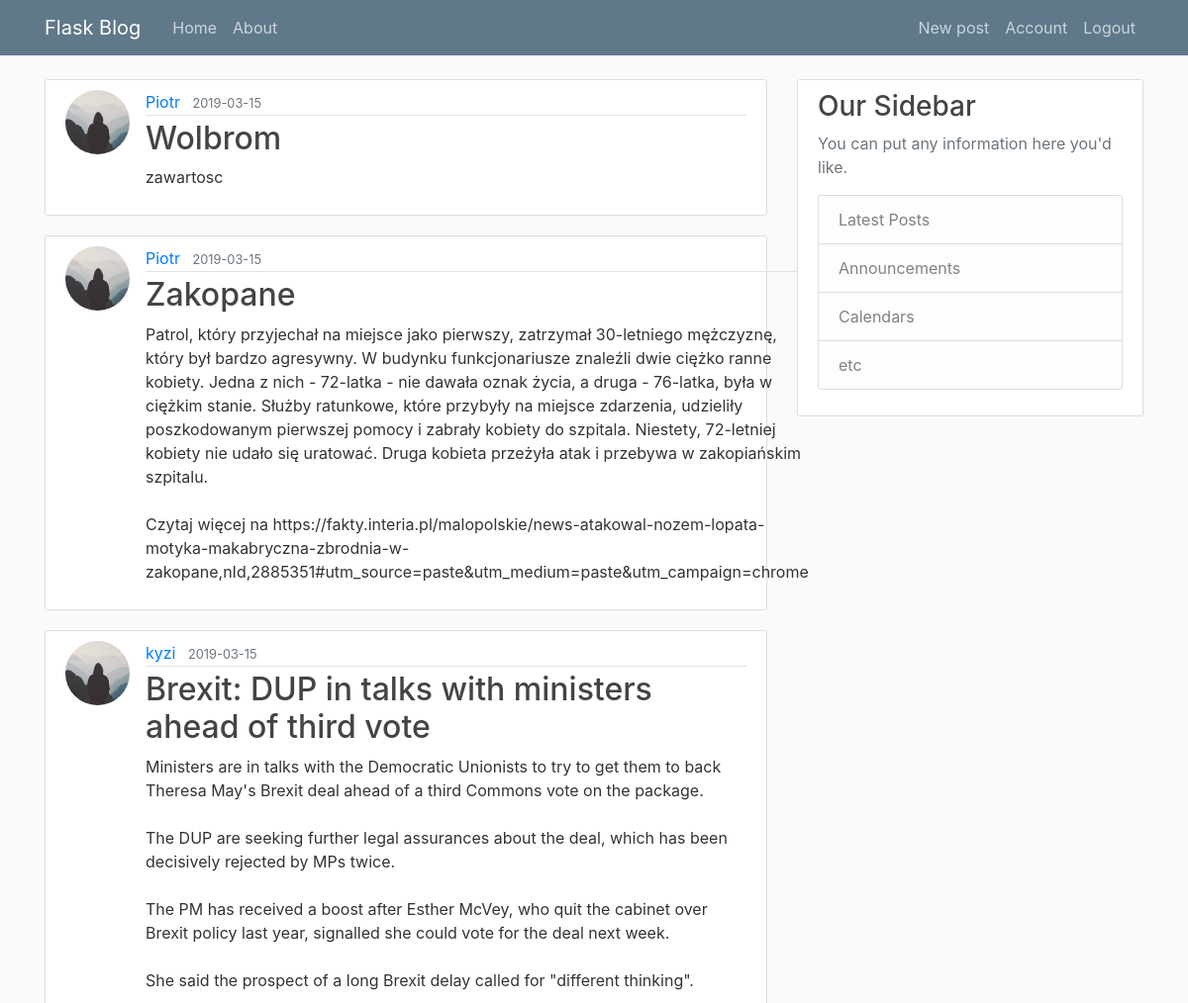
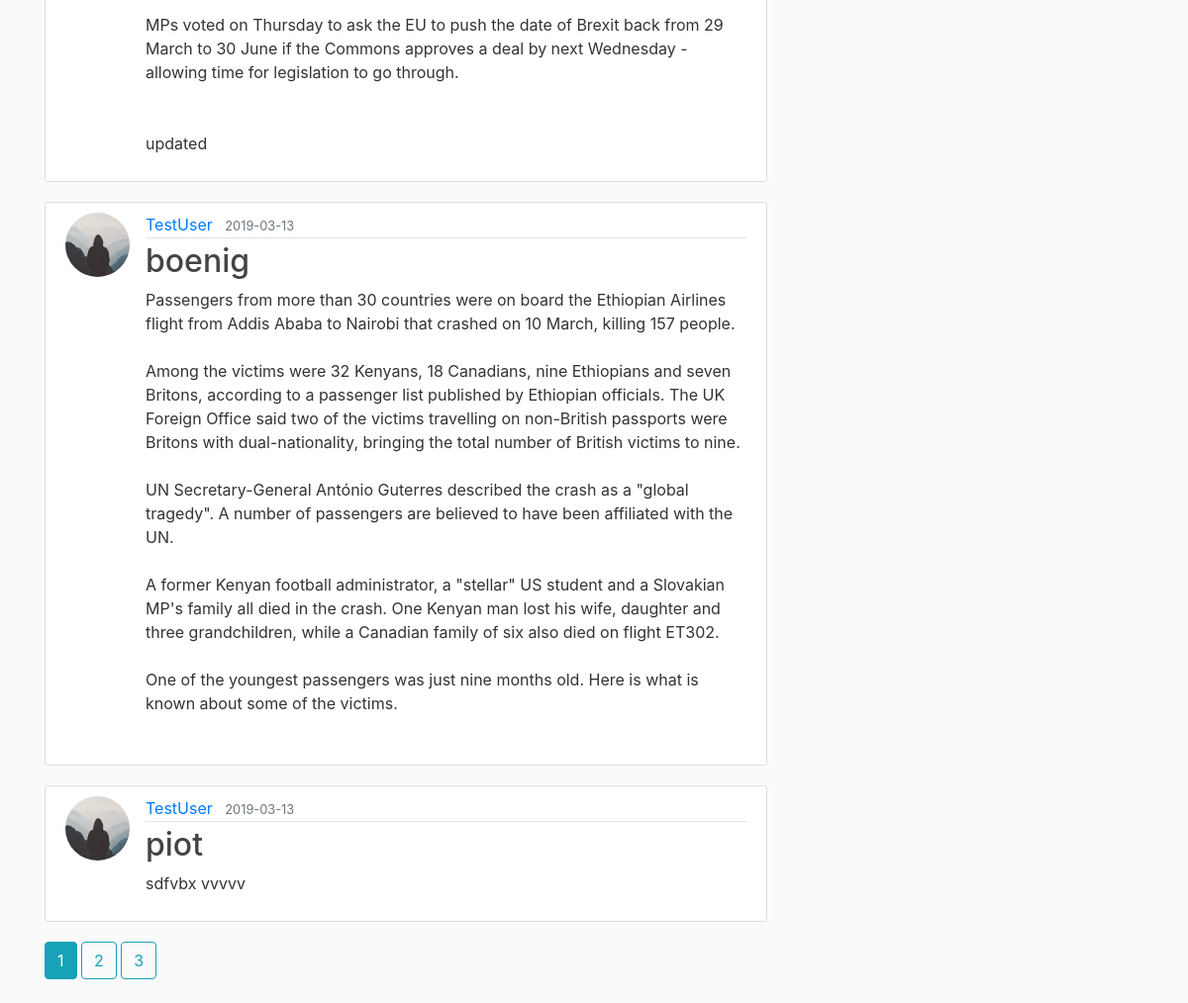
The app's page /home (signed in) with its own data (2 pictures, top to bottom).
### flaskblog/models.py (models this page shows, shortened)
class Post(db.Model):
    id = db.Column(db.Integer, primary_key=True) #
    title = db.Column(db.String(100), nullable=False)
    date_posted = db.Column(db.DateTime, nullable=False, default = datetime.utcnow) # datetime.utcnow is without parenthis () because we want to pass function (not a value of this executed function)
    content = db.Column(db.Text, nullable=False)
    user_id = db.Column(db.Integer, db.ForeignKey('user.id'), nullable=False)

class User(db.Model, UserMixin):
    id = db.Column(db.Integer, primary_key=True) #user ID is an integer and this will be our pirimary_key
    username = db.Column(db.String(20), unique=True, nullable=False) #we assumed that username will be max 20 character long. username must be unique and cannot have value NULL
    email = db.Column(db.String(120), unique=True, nullable=False) #we assumed that email will be max 120 character long. email must be unique and cannot have value NULL
    image_file = db.Column(db.String(20), nullable=False, default='default.jpg') #we assumed that user profile picture name will be max 20 character long.
    password = db.Column(db.String(60), nullable=False)
    posts = db.relationship('Post', backref='author', lazy=True)

### flaskblog/main/routes.py (the view)
@main.route("/") #route decorator. This decoreator allows to add aditional subpages. Decorators allows to add aditional functionality to existing functions
@main.route("/home")
def home():
    page = request.args.get('page', 1, type=int) # default page is page '1', type int is for
    posts = Post.query.order_by(Post.date_posted.desc()).paginate(page=page, per_page=5) #create post variable that will use paginate and order posts (latest first)
    return render_template('home.html', posts= posts)

### flaskblog/models.py (called while the page is built)
@login_manager.user_loader
def load_user(user_id):
    return User.query.get(int(user_id))

### flaskblog/templates/home.html (shortened to what this page needs)
{% extends "layout.html" %}
{% block content %}
    {% for post in posts.items %}
        <article class="media content-section">
          <img class="rounded-circle article-img" src="{{ url_for('static', filename = 'profile_pics/' + post.author.image_file) }}">
          <div class="media-body">
            <div class="article-metadata">
              <a class="mr-2" href=" {{ url_for('users.user_posts', username= post.author.username) }} ">{{ post.author.username }}</a>
              <small class="text-muted">{{ post.date_posted.strftime('%Y-%m-%d') }}</small>
            </div>
            <h2><a class="article-title" href="{{ url_for('posts.post', post_id = post.id) }}">{{ post.title }}</a></h2>
            <p class="article-content">{{ post.content }}</p>
          </div>
        </article>
    {% endfor %}
    {% for page_num in posts.iter_pages(left_edge=1, right_edge=1, left_current=1, right_current=2) %}
        {% if page_num %}
            {% if posts.page == page_num %}
                <a class = "btn btn-info mb-4" href="{{ url_for('main.home', page = page_num)}}">{{ page_num}}</a>
            {% else %}
                <a class = "btn btn-outline-info mb-4" href="{{ url_for('main.home', page = page_num)}}">{{ page_num}}</a>
            {% endif %}
        {% endif %}
    {% endfor %}
{% endblock content %}

### flaskblog/static/main.css (style rules this page uses)
body { background: #fafafa; color: #333333; margin-top: 5rem; }
h1, h2, h3, h4, h5, h6 { color: #444444; }
.content-section { background: #ffffff; padding: 10px 20px; border: 1px solid #dddddd; border-radius: 3px; margin-bottom: 20px; }
.article-title { color: #444444; }
.article-content { white-space: pre-line; }
.article-img { height: 65px; width: 65px; margin-right: 16px; }
.article-metadata { padding-bottom: 1px; margin-bottom: 4px; border-bottom: 1px solid #e3e3e3 }

### records on screen
Post: image_file (placeholder picture), author.username "Piotr", date_posted "2019-03-15", title "Wolbrom", content "zawartosc"
Post: image_file (placeholder picture), author.username "Piotr", date_posted "2019-03-15", title "Zakopane", content "Patrol, który przyjechał na miejsce jako pierwszy, zatrzymał 30-letniego mężczyznę, który był bardzo agresywny. W budynku funkcjonariusze znaleźli dwie ciężko ranne kobiety. Jedna z nich - 72-latka - nie dawała oznak życia, a druga - 76-latka, była w ciężkim stanie. Służby ratunkowe, które przybyły na miejsce zdarzenia, udzieliły poszkodowanym pierwszej pomocy i zabrały kobiety do szpitala. Niestety, 72-letniej kobiety nie udało się uratować. Druga kobieta przeżyła atak i przebywa w zakopiańskim szpitalu. Czytaj więcej na https://fakty.interia.pl/malopolskie/news-atakowal-nozem-lopata-motyka-makabryczna-zbrodnia-w-zakopane,nId,2885351#utm_source=paste&utm_medium=paste&utm_campaign=chrome"
Post: image_file (placeholder picture), author.username "kyzi", date_posted "2019-03-15", title "Brexit: DUP in talks with ministers ahead of third vote", content "Ministers are in talks with the Democratic Unionists to try to get them to back Theresa May's Brexit deal ahead of a third Commons vote on the package. The DUP are seeking further legal assurances about the deal, which has been decisively rejected by MPs twice. The PM has received a boost after Esther McVey, who quit the cabinet over Brexit policy last year, signalled she could vote for the deal next week. She said the prospect of a long Brexit delay called for \"different thinking\". MPs voted on Thursday to ask the EU to push the date of Brexit back from 29 March to 30 June if the Commons approves a deal by next Wednesday - allowing time for legislation to go through. updated"
Post: image_file (placeholder picture), author.username "TestUser", date_posted "2019-03-13", title "boenig", content "Passengers from more than 30 countries were on board the Ethiopian Airlines flight from Addis Ababa to Nairobi that crashed on 10 March, killing 157 people. Among the victims were 32 Kenyans, 18 Canadians, nine Ethiopians and seven Britons, according to a passenger list published by Ethiopian officials. The UK Foreign Office said two of the victims travelling on non-British passports were Britons with dual-nationality, bringing the total number of British victims to nine. UN Secretary-General António Guterres described the crash as a \"global tragedy\". A number of passengers are believed to have been affiliated with the UN. A former Kenyan football administrator, a \"stellar\" US student and a…"
Post: image_file (placeholder picture), author.username "TestUser", date_posted "2019-03-13", title "piot", content "sdfvbx vvvvv"

### other values on screen
{{ page_num }} "1"
{{ page_num }} "2" "3"
